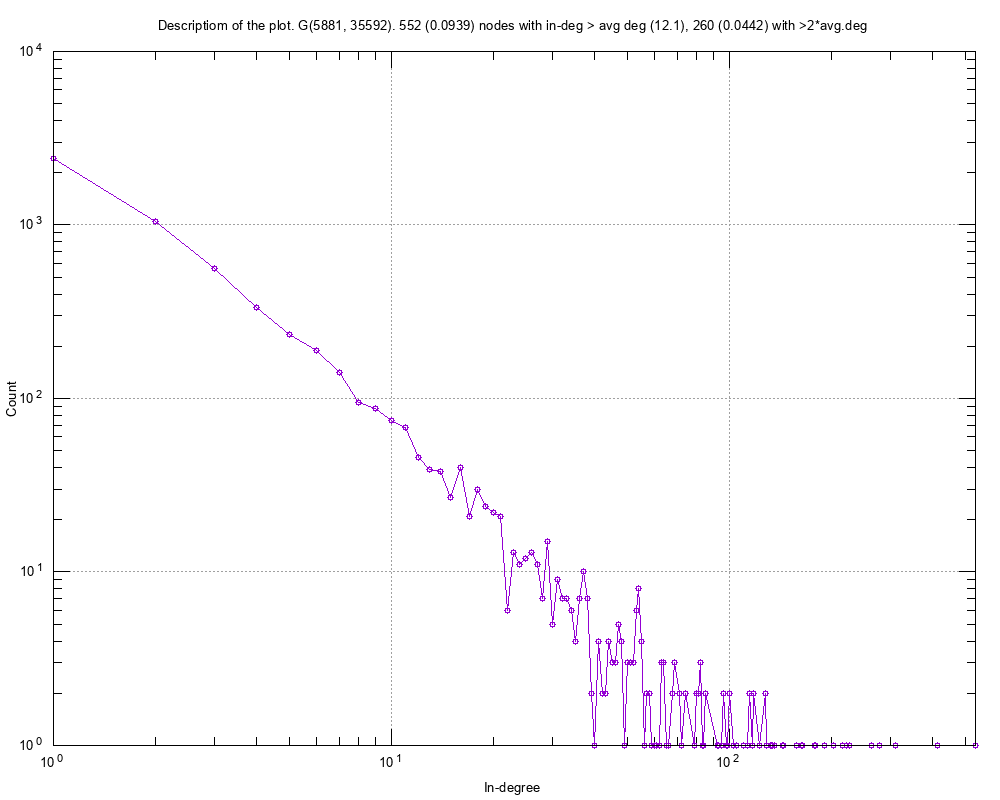

This chart was generated by the following gnuplot code:
#
# Descriptiom of the plot. G(5881, 35592). 552 (0.0939) nodes with in-deg > avg deg (12.1), 260 (0.0442) with >2*avg.deg (Tue Mar 12 15:52:50 2019)
#

set title "Descriptiom of the plot. G(5881, 35592). 552 (0.0939) nodes with in-deg > avg deg (12.1), 260 (0.0442) with >2*avg.deg"
set key bottom right
set logscale xy 10
set format x "10^{%L}"
set mxtics 10
set format y "10^{%L}"
set mytics 10
set grid
set xlabel "In-degree"
set ylabel "Count"
set tics scale 2
set terminal png font arial 10 size 1000,800
set output 'inDeg.Plot.png'
plot 	"inDeg.Plot.tab" using 1:2 title "" with linespoints pt 6
